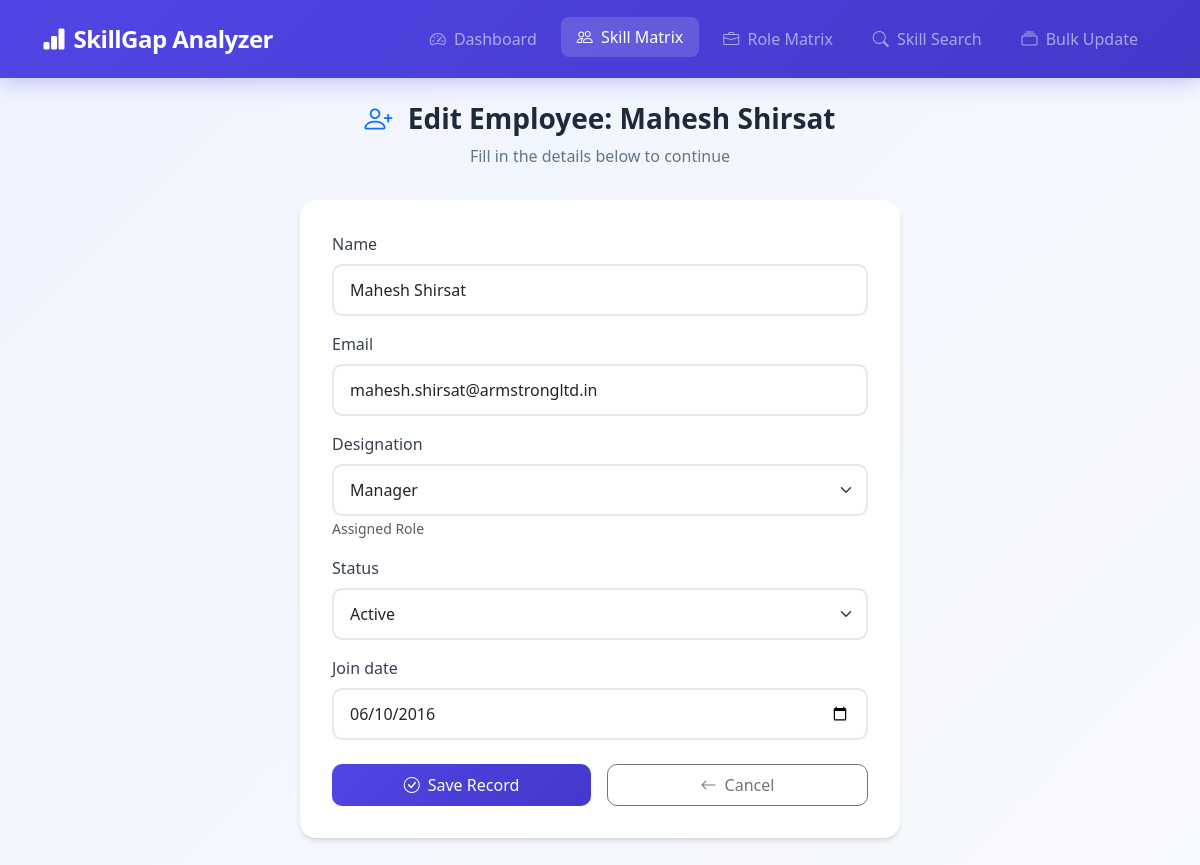
The app's page /employee/1/edit/ with its own data.
### gap_analysis/models.py (models this page shows, shortened)
class SkillMatrix(models.Model):
    STATUS_CHOICES = [
        ('active', 'Active'),
        ('inactive', 'Inactive'),
        ('on_leave', 'On Leave'),
    ]
    user = models.OneToOneField(User, on_delete=models.CASCADE, null=True, blank=True)
    name = models.CharField(max_length=100)
    email = models.EmailField(blank=True, null=True)
    manager = models.ForeignKey('self', on_delete=models.SET_NULL, null=True, blank=True, related_name='subordinates')
    role_matrix = models.ForeignKey(RoleMatrix, on_delete=models.SET_NULL, null=True, blank=True, help_text="Assigned Role")
    status = models.CharField(max_length=20, choices=STATUS_CHOICES, default='active')
    join_date = models.DateField(null=True, blank=True)
    class Meta:
        ordering = ['name']

### gap_analysis/views.py (the view)
# urls.py: path('employee/<int:pk>/edit/', views.SkillMatrixUpdateView.as_view(), name='employee_update'),
class SkillMatrixUpdateView(SuccessMessageMixin, UpdateView):
    model = SkillMatrix
    form_class = SkillMatrixForm
    template_name = 'gap_analysis/add_form.html'
    success_url = reverse_lazy('employee_list')
    success_message = "Employee updated successfully!"
    def get_context_data(self, **kwargs):
        context = super().get_context_data(**kwargs)
        context['title'] = f'Edit Employee: {self.object.name}'
        return context

### gap_analysis/forms.py
class SkillMatrixForm(BootstrapFormMixin, forms.ModelForm):
    class Meta:
        model = SkillMatrix
        fields = ['name', 'email', 'role_matrix', 'status', 'join_date']
        labels = {
            'role_matrix': 'Designation',
        }
        widgets = {
            'join_date': forms.DateInput(attrs={'type': 'date'}),
            'email': forms.EmailInput(attrs={'placeholder': 'email@example.com'}),
        }

### gap_analysis/models.py (called while the page is built)
    def __str__(self):
        return self.title

### gap_analysis/templates/gap_analysis/add_form.html (shortened to what this page needs)
{% extends 'gap_analysis/base.html' %}
{% block content %}
<div class="animate-fade-in">
    <div class="form-card">
        <div class="form-header">
            <h1>
                <i class="bi {% if 'Employee' in title %}bi-person-plus{% elif 'Designation' in title %}bi-briefcase-plus{% elif 'Skill' in title %}bi-lightning{% elif 'Benchmark' in title %}bi-bookmark-plus{% else %}bi-plus-circle{% endif %} me-2 text-primary"></i>
                {{ title }}
            </h1>
            <p>Fill in the details below to continue</p>
        </div>
        <div class="card">
            <div class="card-body">
                <form method="POST">
                    {% for field in form %}
                    <div class="mb-3">
                        <label for="{{ field.id_for_label }}" class="form-label">
                            {{ field.label }}
                        </label>
                        {{ field }}
                        {% if field.help_text %}
                            <small class="text-muted">{{ field.help_text }}</small>
                        {% endif %}
                    </div>
                    {% endfor %}
                    <div class="btn-group-form">
                        <button type="submit" class="btn btn-primary">
                            <i class="bi bi-check-circle me-2"></i>Save Record
                        </button>
                        {% if designation %}
                            <a href="{% url 'designation_benchmark' designation.id %}" class="btn btn-outline-secondary">
                                <i class="bi bi-arrow-left me-2"></i>Cancel
                            </a>
                        {% else %}
                            <a href="{% url 'dashboard' %}" class="btn btn-outline-secondary">
                                <i class="bi bi-arrow-left me-2"></i>Cancel
                            </a>
                        {% endif %}
                    </div>
                </form>
            </div>
        </div>
    </div>
</div>
{% endblock %}

### gap_analysis/templates/gap_analysis/base.html (style rules this page uses)
:root { --primary: #4f46e5; --primary-dark: #4338ca; --secondary: #64748b; --success: #10b981; --warning: #f59e0b; --danger: #ef4444; --light: #f8fafc; --dark: #1e293b; --card-shadow: 0 4px 6px -1px rgba(0, 0, 0, 0.1), 0 2px 4px -2px rgba(0, 0, 0, 0.1); --card-hover-shadow: 0 20px 25px -5px rgba(0, 0, 0, 0.1), 0 8px 10px -6px rgba(0, 0, 0, 0.1); --transition: all 0.3s ease; }
* { box-sizing: border-box; }
body { background: linear-gradient(135deg, #f0f4ff 0%, #f8fafc 100%); min-height: 100vh; font-family: 'Segoe UI', system-ui, -apple-system, sans-serif; }
.card { border: none; border-radius: 16px; box-shadow: var(--card-shadow); transition: var(--transition); background: white; overflow: hidden; }
.card-body { padding: 1.5rem; }
.btn { border-radius: 10px; font-weight: 500; padding: 0.5rem 1.25rem; transition: var(--transition); }
.btn-primary { background: linear-gradient(135deg, var(--primary) 0%, var(--primary-dark) 100%); border: none; }
.form-control, .form-select { border-radius: 10px; border: 2px solid #e2e8f0; padding: 0.75rem 1rem; transition: var(--transition); }
.animate-fade-in { animation: fadeInUp 0.5s ease forwards; }

### gap_analysis/templates/gap_analysis/add_form.html (style rules this page uses)
.form-card { max-width: 600px; margin: 0 auto; }
.form-header { text-align: center; margin-bottom: 2rem; }
.form-header h1 { font-size: 1.75rem; font-weight: 700; color: #1e293b; }
.form-header p { color: #64748b; margin-top: 0.5rem; }
.form-card .card-body { padding: 2rem; }
.form-label { font-weight: 500; color: #374151; margin-bottom: 0.5rem; }
.form-control, .form-select { border: 2px solid #e2e8f0; border-radius: 10px; padding: 0.75rem 1rem; }
.btn-group-form { display: flex; gap: 1rem; margin-top: 1.5rem; }
.btn-group-form .btn { flex: 1; }
.animate-fade-in { animation: fadeInUp 0.5s ease forwards; }

### records on screen
SkillMatrix: form "Mahesh Shirsat" "mahesh.shirsat@armstrongltd.in" "Manager" "Active" "06/10/2016"

### other values on screen
{{ title }} "Edit Employee: Mahesh Shirsat"
{{ field.label }} "Name" "Email" "Designation" "Status" "Join date"
{{ field.help_text }} "Assigned Role"
